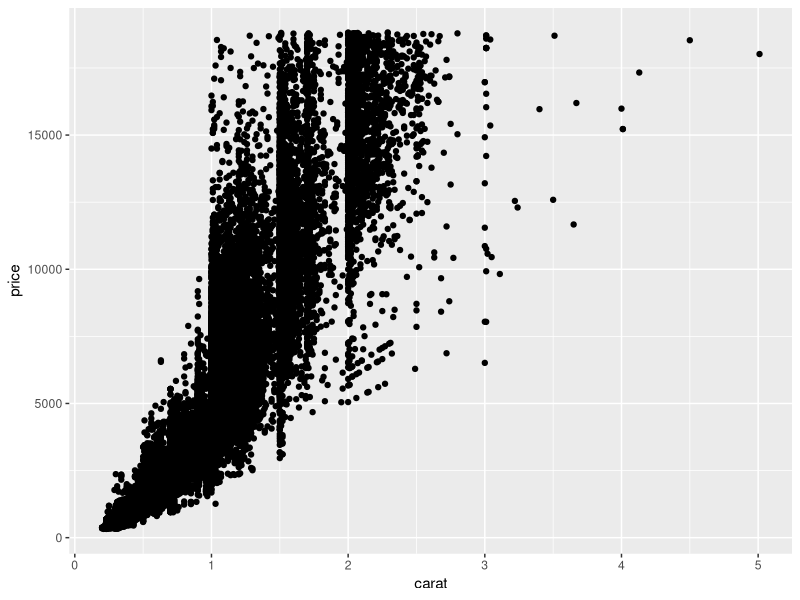
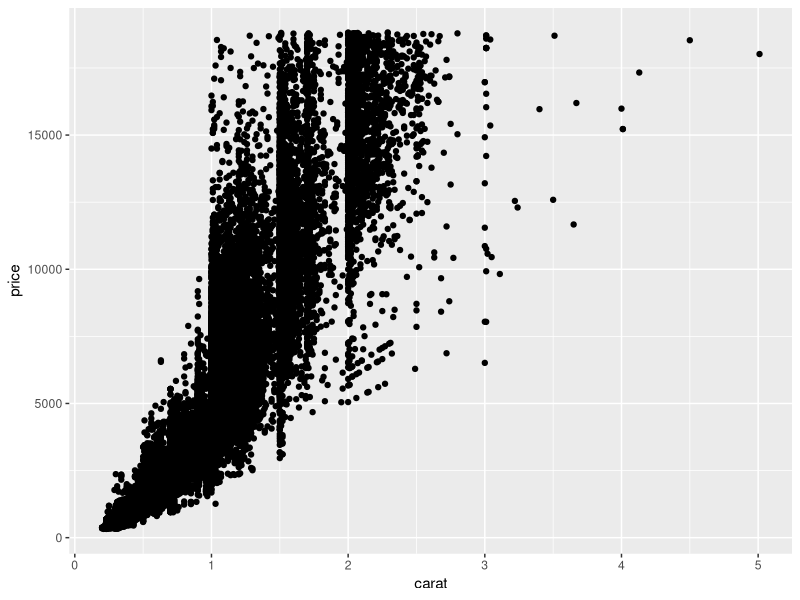
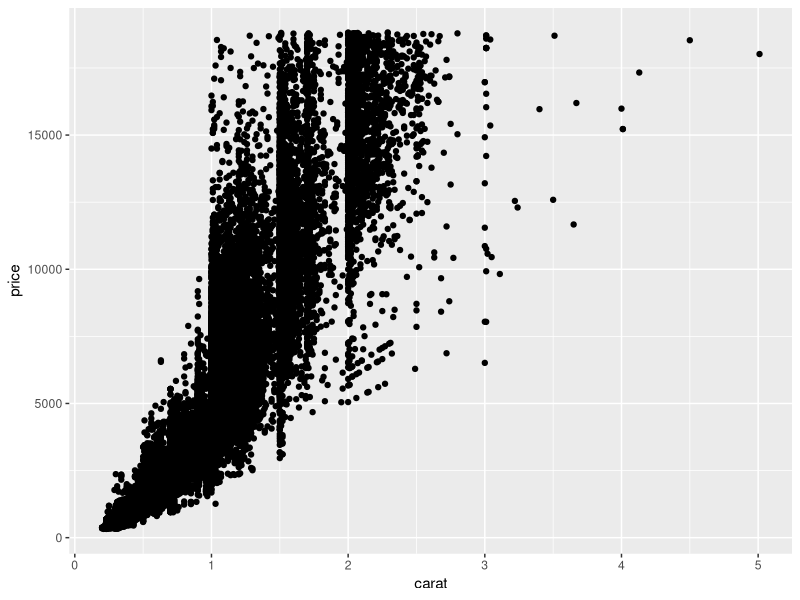
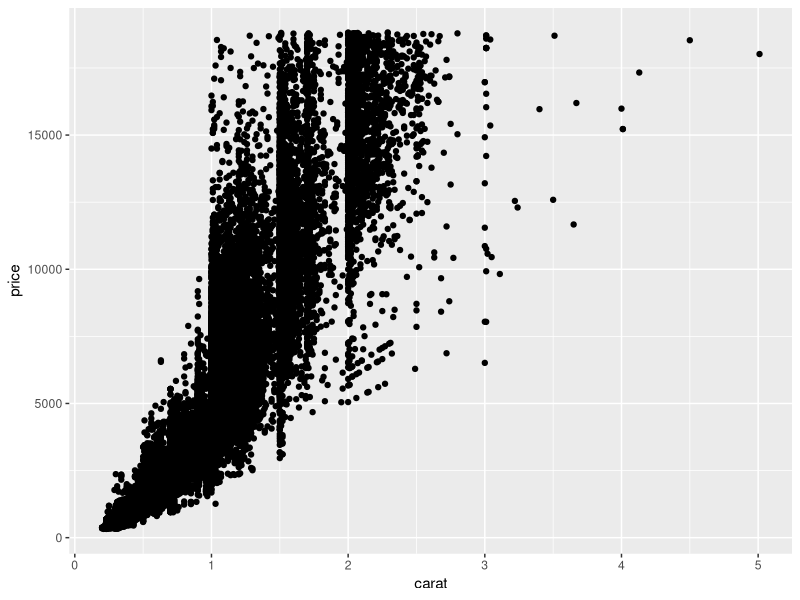
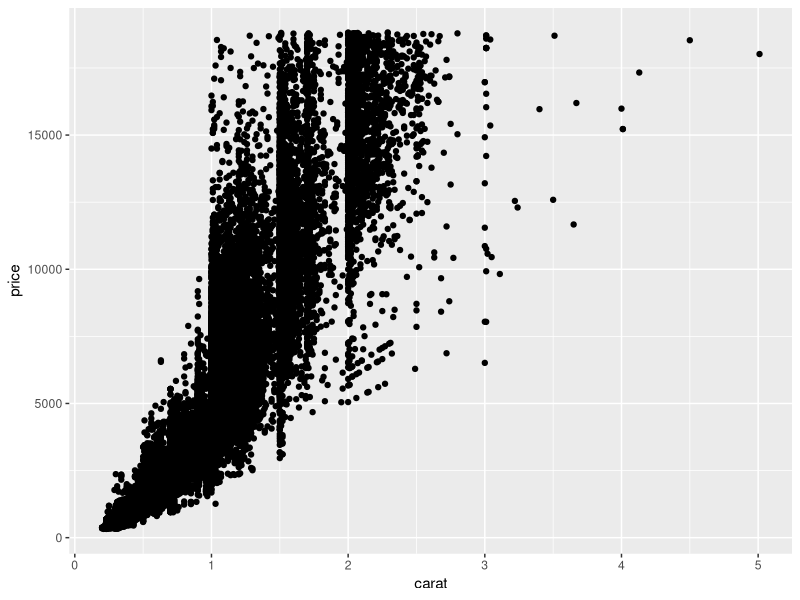
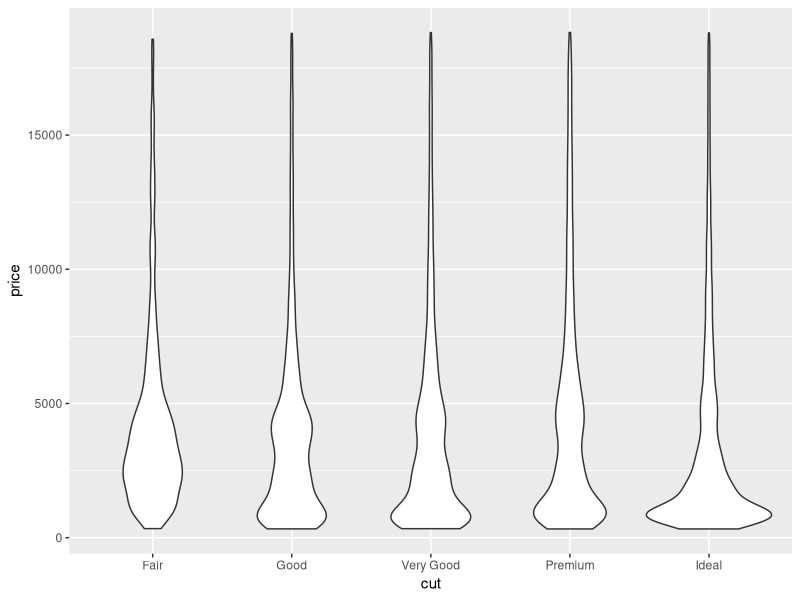
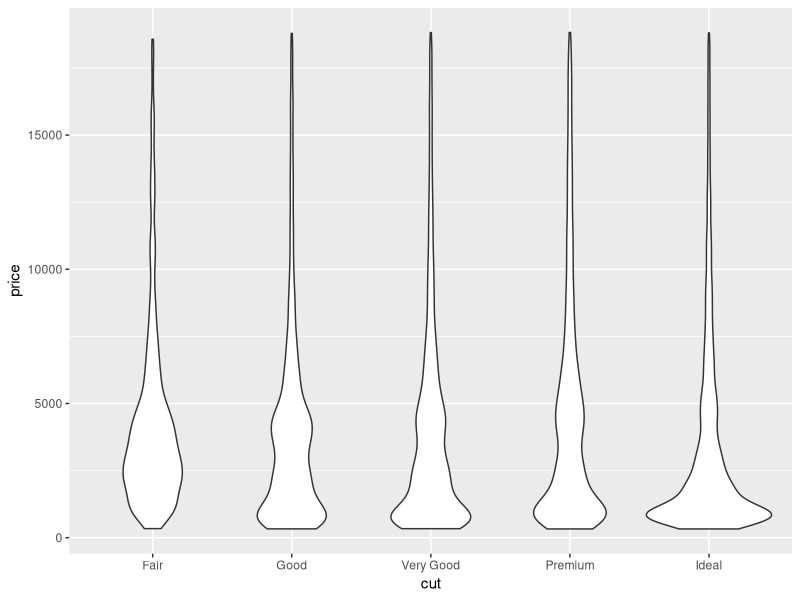

Source code (R) for these figures, in order:
## ---- chunk 1
knitr::opts_chunk$set(echo = TRUE)
## ---- chunk 2
x <- 1:10
f <- sqrt # note that we want the actual function, so no ()
logp1 <- function(input) {log(input+1)}
y1 <- lapply(x, f)
y2 <- lapply(x, logp1)
## ---- chunk 3
data.frame(x, unlist(y1), unlist(y2))
## ---- chunk 4
library(purrr)
z1 <- map(x, f)
z2 <- map(x, logp1)

data.frame(x, unlist(y1), unlist(y2), unlist(z1), unlist(z2))
## ---- chunk 5
g <- function(input) {return(data.frame(mean = mean(input), uq = quantile(input, 0.75), lq = quantile(input, 0.25)))}

x <- list(rnorm(100), rnorm(1000), rnorm(10000))

map_df(x, g)
## ---- chunk 6
library(ggplot2)
library(dplyr)

data(diamonds)
lm(price ~ carat, data = diamonds) %>% # fit a linear model
    coefficients # extract just the coefficients from the model
## ---- chunk 7
print(head(diamonds))
ggplot(diamonds, aes(x = carat, y = price)) + geom_point()
## ---- chunk 8
print(head(diamonds))
ggplot(diamonds, aes(x = carat, y = price)) + geom_point()
## ---- chunk 9
print(head(diamonds))
ggplot(diamonds, aes(x = carat, y = price)) + geom_point()
## ---- chunk 10
print(head(diamonds))
ggplot(diamonds, aes(x = carat, y = price)) + geom_point()
## ---- chunk 11
print(head(diamonds))
ggplot(diamonds, aes(x = carat, y = price)) + geom_point()
## ---- chunk 12
set.seed(42)
A <- matrix(rnorm(10000), nrow = 100) # some calculation that might take a long time
## ---- chunk 13
print(det(A))
## ---- chunk 14
set.seed(43)
A <- matrix(rnorm(10000), nrow = 100) # make a new calculation
## ---- chunk 15
set.seed(44)
A <- matrix(rnorm(10000), nrow = 100) # make a new calculation
## ---- chunk 16
print(det(A))
## ---- chunk 17
print(det(solve(A)))
## ---- chunk 18
ggplot(diamonds, aes(x = cut, y = price)) + geom_violin()
## ---- chunk 19
ggplot(diamonds, aes(x = cut, y = price)) + geom_violin()
